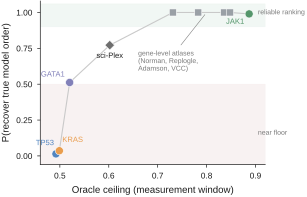

Source code (Python):
"""Figure 5f - Benchmark resolution rises sharply with the oracle ceiling.

Data-direct. Source (committed): results/benchmark_resolution/summary.csv, whose
per-dataset (oracle_ceiling, resolution_P_recover_order) reproduce Supplementary
Table 5 exactly. Probability that the benchmark recovers the true ranking of graded
synthetic predictors (resolution) as a function of the measurement window (oracle
ceiling), across 9 datasets. Below a ceiling near 0.5 (TP53/KRAS at the floor)
resolution collapses; above ~0.6 (GATA1 partial, then JAK1 and the gene-/drug-level
screens) it approaches 1.

Note: the ceiling here is the >=100-cell / 50-per-half benchmark-resolution version
(matches SI Table 5), not the native-depth per-gene oracle of the main-text table.

Run:  python fig5f_resolution.py  ->  fig5f_resolution.pdf (+ .png)
"""
from __future__ import annotations

import os
import sys

import pandas as pd

sys.path.insert(0, os.path.dirname(os.path.dirname(os.path.abspath(__file__))))
import nm_style as S

ALLELE = {"allele_TP53": "TP53", "allele_KRAS": "KRAS",
          "allele_GATA1": "GATA1", "allele_JAK1": "JAK1"}
# nice labels + manual offsets (dx, dy in data units) for direct labels
LABELS = {
    "allele_TP53": ("TP53", -0.004, 0.075, "right"),
    "allele_KRAS": ("KRAS", 0.006, 0.075, "left"),
    "allele_GATA1": ("GATA1", -0.010, 0.055, "right"),
    "allele_JAK1": ("JAK1", -0.010, -0.055, "right"),
    "sciPlex": ("sci-Plex", 0.0, -0.075, "center"),
}


def main() -> None:
    S.apply_rcparams()
    df = pd.read_csv(S.repo_root() / "results" / "benchmark_resolution" / "summary.csv")
    df = df.sort_values("oracle_ceiling").reset_index(drop=True)

    fig, ax = S.panel(74, 54)

    # regime shading (annotation only)
    ax.axhspan(0.90, 1.06, color="#E7F1EC", alpha=0.6, zorder=0)
    ax.axhspan(-0.06, 0.50, color="#F3E9E9", alpha=0.6, zorder=0)
    ax.text(0.905, 1.0, "reliable ranking", fontsize=5, color=S.GREY, va="center")
    ax.text(0.905, 0.16, "near floor", fontsize=5, color=S.GREY, va="center")

    # trend line through sorted points
    ax.plot(df.oracle_ceiling, df.resolution_P_recover_order, "-", color="#C9C9C9",
            lw=0.8, zorder=1)

    for _, r in df.iterrows():
        ds = r.dataset
        x, y = r.oracle_ceiling, r.resolution_P_recover_order
        if ds in ALLELE:
            color, marker, sz = S.GENE_COLORS[ALLELE[ds]], "o", 34
        elif ds == "sciPlex":
            color, marker, sz = "#6E6E6E", "D", 24
        else:  # gene-level atlases
            color, marker, sz = "#9AA0A6", "s", 26
        ax.scatter([x], [y], s=sz, marker=marker, color=color, edgecolor="white",
                   linewidths=0.4, zorder=4)
        if ds in LABELS:
            lab, dx, dy, ha = LABELS[ds]
            col = S.GENE_COLORS[ALLELE[ds]] if ds in ALLELE else S.INK
            ax.annotate(lab, (x, y), xytext=(x + dx, y + dy), fontsize=5.5, color=col,
                        ha=ha, va="center")

    # annotate the gene-level cluster once
    ax.annotate("gene-level atlases\n(Norman, Replogle,\nAdamson, VCC)",
                xy=(0.80, 1.0), xytext=(0.66, 0.66), fontsize=5, color=S.GREY,
                ha="left", va="center",
                arrowprops=dict(arrowstyle="-", lw=0.4, color=S.GREY))

    ax.set_xlabel("Oracle ceiling (measurement window)")
    ax.set_ylabel("P(recover true model order)")
    ax.set_xlim(0.46, 0.92)
    ax.set_ylim(-0.06, 1.08)
    ax.set_yticks([0, 0.25, 0.5, 0.75, 1.0])
    S.despine(ax)
    ax.tick_params(length=2.2)

    S.save(fig, "fig5f_resolution")
    print(df[["dataset", "oracle_ceiling", "resolution_P_recover_order"]].to_string(index=False))


if __name__ == "__main__":
    main()
